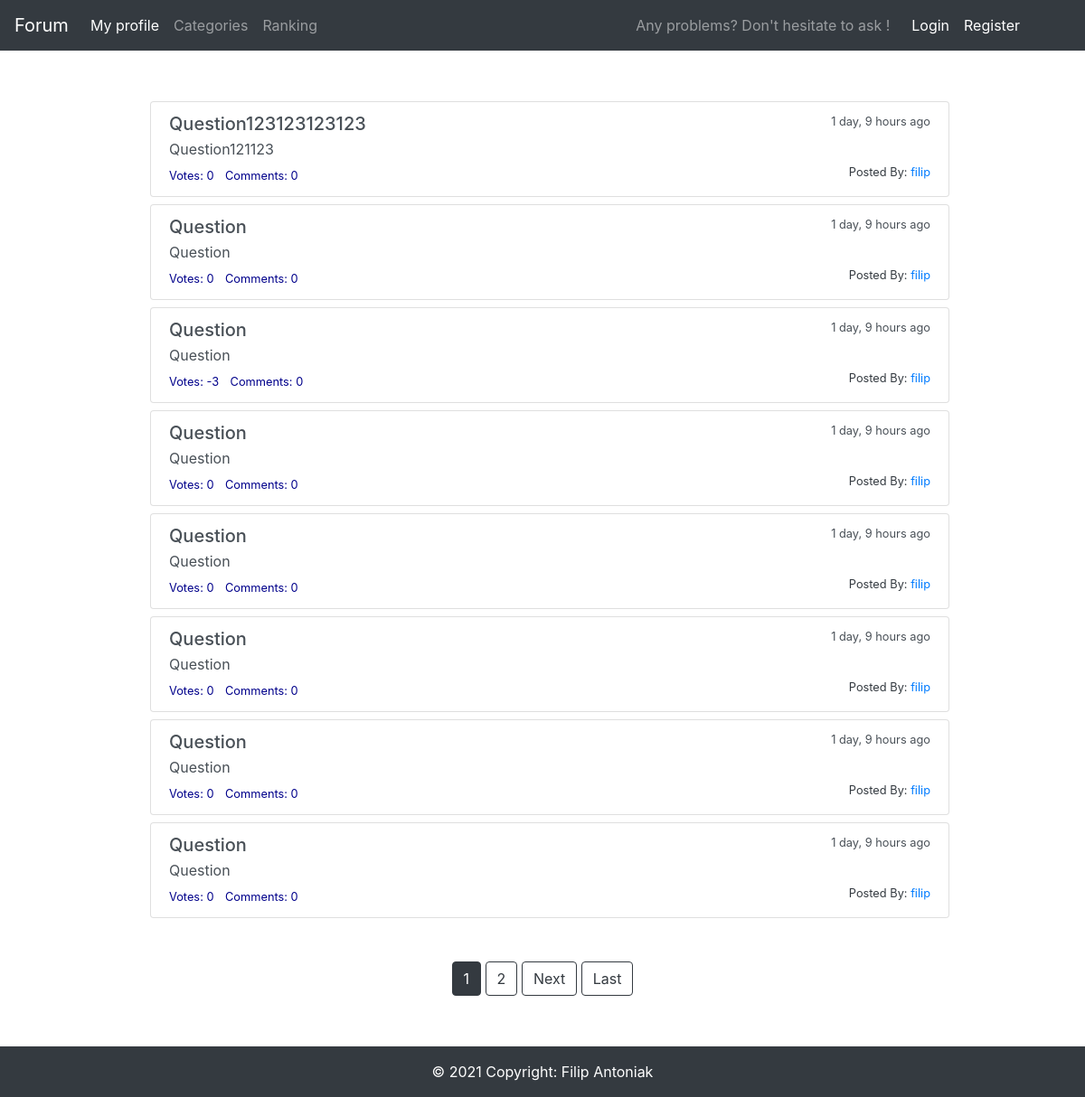
The app's page /, older data.
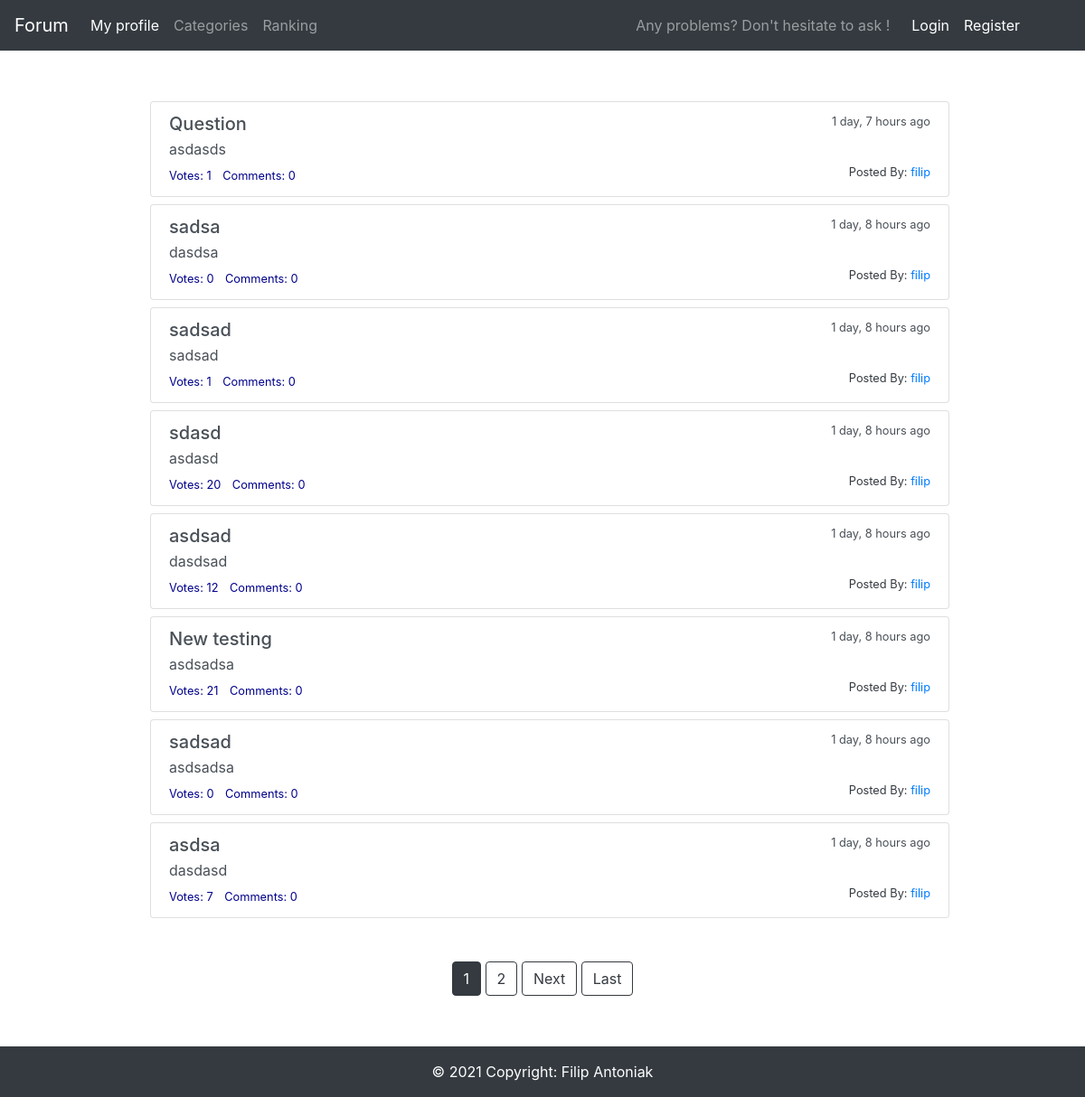
The same page, newer data.
### main/models.py (models this page shows, shortened)
class Question(models.Model):
    question_text = models.CharField(max_length=100)
    question_subtext = models.TextField(max_length=500)
    pub_date = models.DateTimeField('date published')
    user = models.ForeignKey(User, on_delete=models.CASCADE, default=User.objects.get(pk=1).pk)
    votes = models.IntegerField(default=0)
    def get_date(self):
        return humanize.naturaltime(self.pub_date)

### main/views.py (the view)
# urls.py: path('', views.IndexView.as_view(), name='index'),
class IndexView(generic.ListView):
    template_name = 'main/index.html'
    context_object_name = 'latest_question_list'
    paginate_by = 8
    def get_queryset(self):
        return Question.objects.filter(
            pub_date__lte=timezone.now()
        ).order_by('-pub_date')[:10]

### main/templates/main/index.html (shortened to what this page needs)
{% extends 'main/base.html' %}
{% block content %}
{% if latest_question_list %}
    {% for question in latest_question_list %}
        <div id="question" class="list-group ml-3 mb-2">
            <span class="list-group-item-action flex-column align-items-start">
            <a class="list-group-item list-group-item-action" href="{% url 'main:detail' question.id %}">
            <div class="d-flex w-100 justify-content-between">
              <h5  class="mb-1">{{ question.question_text }}</h5>
              <small>{{ question.get_date }}</small>
            </div>
            <p class="mb-1">{{ question.question_subtext }}</p>
            <small class="votes">Votes:  {{ question.votes }}</small>
            <small class="p-1"></small>
            <small class="votes">Comments:  {{ question.comment_set.all.count }}</small>
            <object>
                <a href="/profile/{{ question.user.username }}">
                    <small class="text-dark float-right">Posted By: <span class="text-primary">{{ question.user.username }}</span></small>
                </a>
            </object>
            </a>
        </span>
        </div>
    {% endfor %}
{% else %}
    <p>Something went wrong</p>
{% endif %}
<div class="text-center w-100 mx-auto mb-3 ">
    {% if is_paginated %}
        {% for num in page_obj.paginator.page_range %}
            {% if page_obj.number == num %}
                <a class="btn btn-dark mb-4" href="?page={{ num }}">{{ num }}</a>
            {% elif num > page_obj.number|add:'-3' and num < page_obj.number|add:'3' %}
                <a class="btn btn-outline-dark mb-4" href="?page={{ num }}">{{ num }}</a>
            {% endif %}
        {% endfor %}
        {% if page_obj.has_next %}
            <a class="btn btn-outline-dark mb-4" href="?page={{ page_obj.next_page_number }}">Next</a>
            <a class="btn btn-outline-dark mb-4" href="?page={{ page_obj.paginator.num_pages }}">Last</a>
        {% endif %}
    {% endif %}
</div>
    {% block footer-class %} position-absolute w-100 {% endblock %}
{% endblock %}

Row changes from the older to the newer data that the page shows:
no longer on this page (row edited): Question: question_text "Question123123123123", get_date "1 day, 9 hours ago", question_subtext "Question121123", votes "0", comment_set.all.count "0", user.username "filip"
no longer on this page (row unchanged): Question: question_text "Question", get_date "1 day, 9 hours ago", question_subtext "Question", votes "0", comment_set.all.count "0", user.username "filip"
no longer on this page (row unchanged): Question: question_text "Question", get_date "1 day, 9 hours ago", question_subtext "Question", votes "-3", comment_set.all.count "0", user.username "filip"
no longer on this page (row unchanged): Question: question_text "Question", get_date "1 day, 9 hours ago", question_subtext "Question", votes "0", comment_set.all.count "0", user.username "filip"
no longer on this page (row unchanged): Question: question_text "Question", get_date "1 day, 9 hours ago", question_subtext "Question", votes "0", comment_set.all.count "0", user.username "filip"
no longer on this page (row unchanged): Question: question_text "Question", get_date "1 day, 9 hours ago", question_subtext "Question", votes "0", comment_set.all.count "0", user.username "filip"
no longer on this page (row unchanged): Question: question_text "Question", get_date "1 day, 9 hours ago", question_subtext "Question", votes "0", comment_set.all.count "0", user.username "filip"
no longer on this page (row unchanged): Question: question_text "Question", get_date "1 day, 9 hours ago", question_subtext "Question", votes "0", comment_set.all.count "0", user.username "filip"
added Question: question_text "Question", get_date "1 day, 7 hours ago", question_subtext "asdasds", votes "1", comment_set.all.count "0", user.username "filip"
added Question: question_text "sadsa", get_date "1 day, 8 hours ago", question_subtext "dasdsa", votes "0", comment_set.all.count "0", user.username "filip"
added Question: question_text "sadsad", get_date "1 day, 8 hours ago", question_subtext "sadsad", votes "1", comment_set.all.count "0", user.username "filip"
added Question: question_text "sdasd", get_date "1 day, 8 hours ago", question_subtext "asdasd", votes "20", comment_set.all.count "0", user.username "filip"
added Question: question_text "asdsad", get_date "1 day, 8 hours ago", question_subtext "dasdsad", votes "12", comment_set.all.count "0", user.username "filip"
added Question: question_text "New testing", get_date "1 day, 8 hours ago", question_subtext "asdsadsa", votes "21", comment_set.all.count "0", user.username "filip"
added Question: question_text "sadsad", get_date "1 day, 8 hours ago", question_subtext "asdsadsa", votes "0", comment_set.all.count "0", user.username "filip"
added Question: question_text "asdsa", get_date "1 day, 8 hours ago", question_subtext "dasdasd", votes "7", comment_set.all.count "0", user.username "filip"
